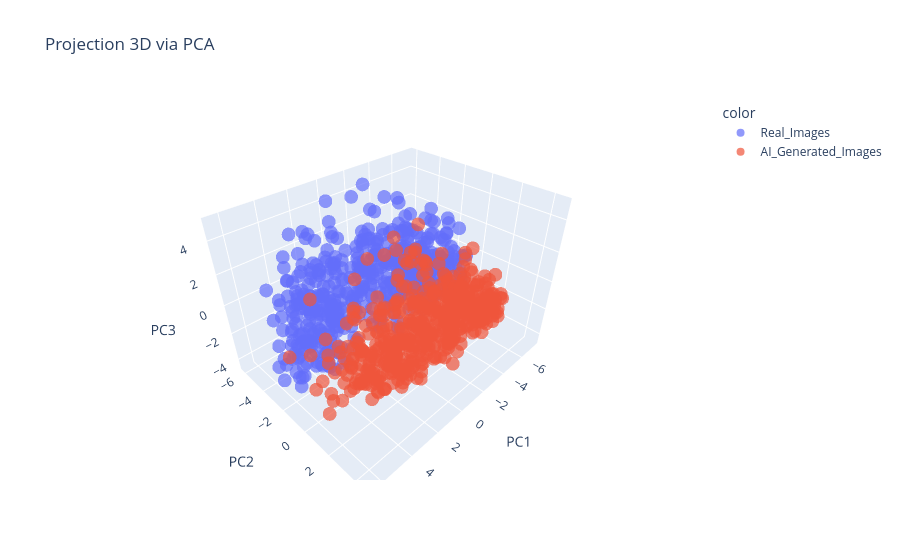

The notebook cell this image was saved under:
### Code cell
import plotly.express as px
logger.info("Réduction de dimensionnalité...")

# PCA 
features_array = np.array(features)
pca_3d = PCA(n_components=3).fit_transform(features_array)

# UMAP
reducer = umap.UMAP(n_components=3, random_state=42)
umap_3d = reducer.fit_transform(features_array)

# 4. Préparation de la visualisation Plotly
def plot_3d(projection, title):
    fig = px.scatter_3d(
        projection, x=0, y=1, z=2,
        color=df_sample['category'],
        title=title,
        labels={'0': 'PC1', '1': 'PC2', '2': 'PC3'},
        opacity=0.7
    )
    fig.show()

# Affichage des résultats
plot_3d(pca_3d, "Projection 3D via PCA")

### Figure 1 — Plotly figure (JSON) as saved in the notebook; plotly's stock layout.template omitted (floating-point values rounded to 4 significant figures; data arrays with more than 128 entries replaced by an {"elided": "..."} marker saying what was removed)
{"data": [{"hovertemplate": "color=Real_Images<br>PC1=%{x}<br>PC2=%{y}<br>PC3=%{z}<extra></extra>", "legendgroup": "Real_Images", "marker": {"color": "#636efa", "opacity": 0.7, "symbol": "circle"}, "mode": "markers", "name": "Real_Images", "scene": "scene", "showlegend": true, "type": "scatter3d", "x": {"elided": "502 float values"}, "y": {"elided": "502 float values"}, "z": {"elided": "502 float values"}}, {"hovertemplate": "color=AI_Generated_Images<br>PC1=%{x}<br>PC2=%{y}<br>PC3=%{z}<extra></extra>", "legendgroup": "AI_Generated_Images", "marker": {"color": "#EF553B", "opacity": 0.7, "symbol": "circle"}, "mode": "markers", "name": "AI_Generated_Images", "scene": "scene", "showlegend": true, "type": "scatter3d", "x": {"elided": "498 float values"}, "y": {"elided": "498 float values"}, "z": {"elided": "498 float values"}}], "layout": {"legend": {"title": {"text": "color"}, "tracegroupgap": 0}, "scene": {"domain": {"x": [0, 1], "y": [0, 1]}, "xaxis": {"title": {"text": "PC1"}}, "yaxis": {"title": {"text": "PC2"}}, "zaxis": {"title": {"text": "PC3"}}}, "title": {"text": "Projection 3D via PCA"}}}
